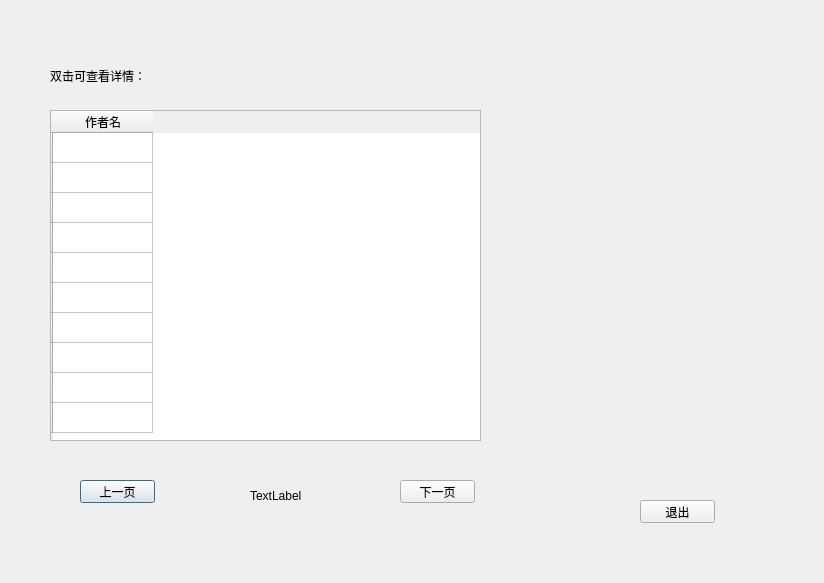
<?xml version="1.0" encoding="UTF-8"?>
<ui version="4.0">
 <class>D_author_list</class>
 <widget class="QDialog" name="D_author_list">
  <property name="geometry">
   <rect>
    <x>0</x>
    <y>0</y>
    <width>824</width>
    <height>583</height>
   </rect>
  </property>
  <property name="windowTitle">
   <string>作者查询结果</string>
  </property>
  <widget class="QTableWidget" name="tw1">
   <property name="geometry">
    <rect>
     <x>50</x>
     <y>110</y>
     <width>431</width>
     <height>331</height>
    </rect>
   </property>
   <row>
    <property name="text">
     <string/>
    </property>
   </row>
   <row>
    <property name="text">
     <string/>
    </property>
   </row>
   <row>
    <property name="text">
     <string/>
    </property>
   </row>
   <row>
    <property name="text">
     <string/>
    </property>
   </row>
   <row>
    <property name="text">
     <string/>
    </property>
   </row>
   <row>
    <property name="text">
     <string/>
    </property>
   </row>
   <row>
    <property name="text">
     <string/>
    </property>
   </row>
   <row>
    <property name="text">
     <string/>
    </property>
   </row>
   <row>
    <property name="text">
     <string/>
    </property>
   </row>
   <row>
    <property name="text">
     <string/>
    </property>
   </row>
   <column>
    <property name="text">
     <string>作者名</string>
    </property>
   </column>
  </widget>
  <widget class="QPushButton" name="p10">
   <property name="geometry">
    <rect>
     <x>80</x>
     <y>480</y>
     <width>75</width>
     <height>23</height>
    </rect>
   </property>
   <property name="text">
    <string>上一页</string>
   </property>
  </widget>
  <widget class="QPushButton" name="p11">
   <property name="geometry">
    <rect>
     <x>400</x>
     <y>480</y>
     <width>75</width>
     <height>23</height>
    </rect>
   </property>
   <property name="text">
    <string>下一页</string>
   </property>
  </widget>
  <widget class="QPushButton" name="p1">
   <property name="geometry">
    <rect>
     <x>640</x>
     <y>500</y>
     <width>75</width>
     <height>23</height>
    </rect>
   </property>
   <property name="text">
    <string>退出</string>
   </property>
  </widget>
  <widget class="QLabel" name="l1">
   <property name="geometry">
    <rect>
     <x>250</x>
     <y>490</y>
     <width>54</width>
     <height>12</height>
    </rect>
   </property>
   <property name="text">
    <string>TextLabel</string>
   </property>
  </widget>
  <widget class="QLabel" name="label">
   <property name="geometry">
    <rect>
     <x>50</x>
     <y>60</y>
     <width>131</width>
     <height>31</height>
    </rect>
   </property>
   <property name="text">
    <string>双击可查看详情：</string>
   </property>
  </widget>
 </widget>
 <resources/>
 <connections/>
</ui>
